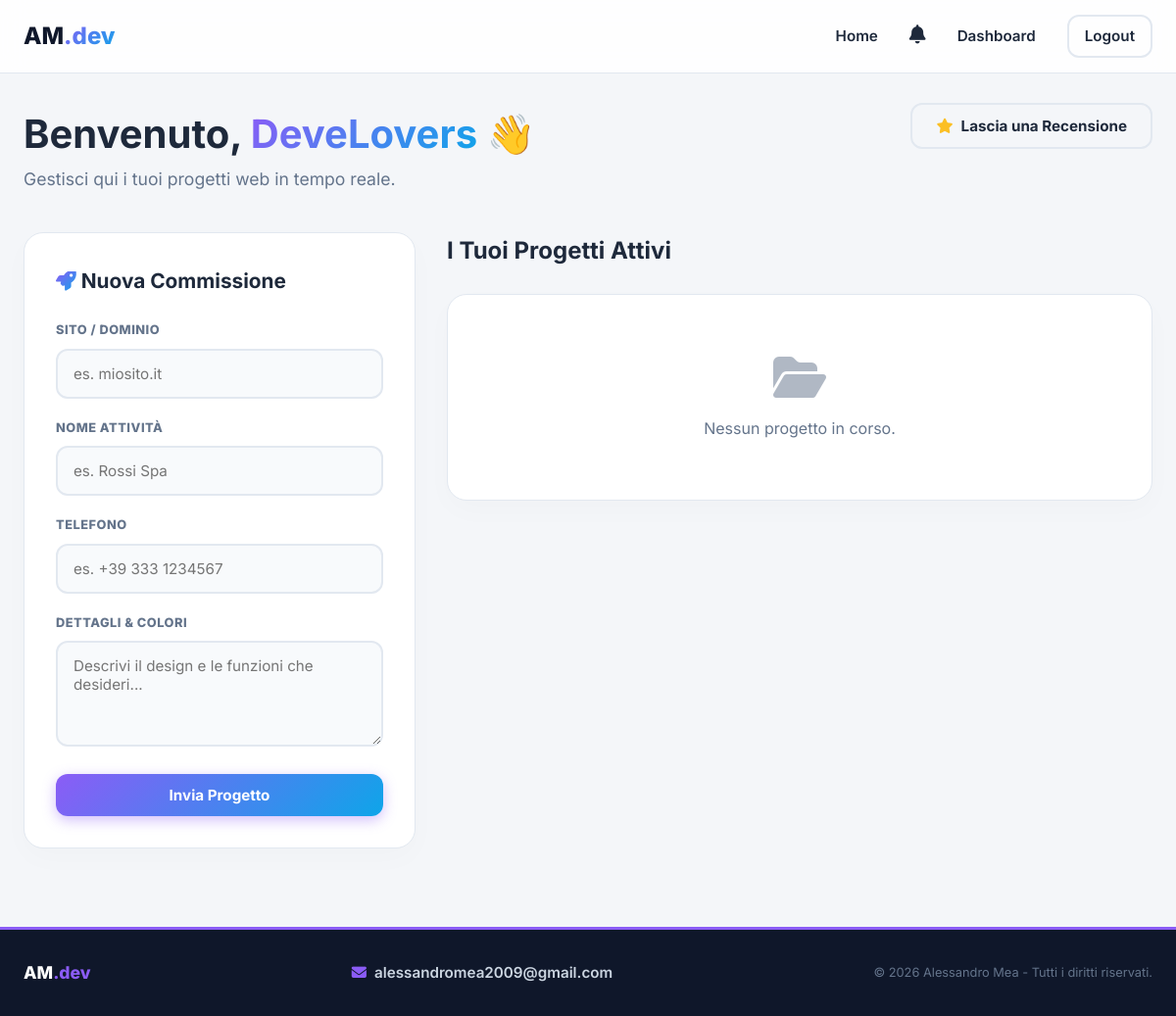
Before: /dashboard (signed in) with the older database file.
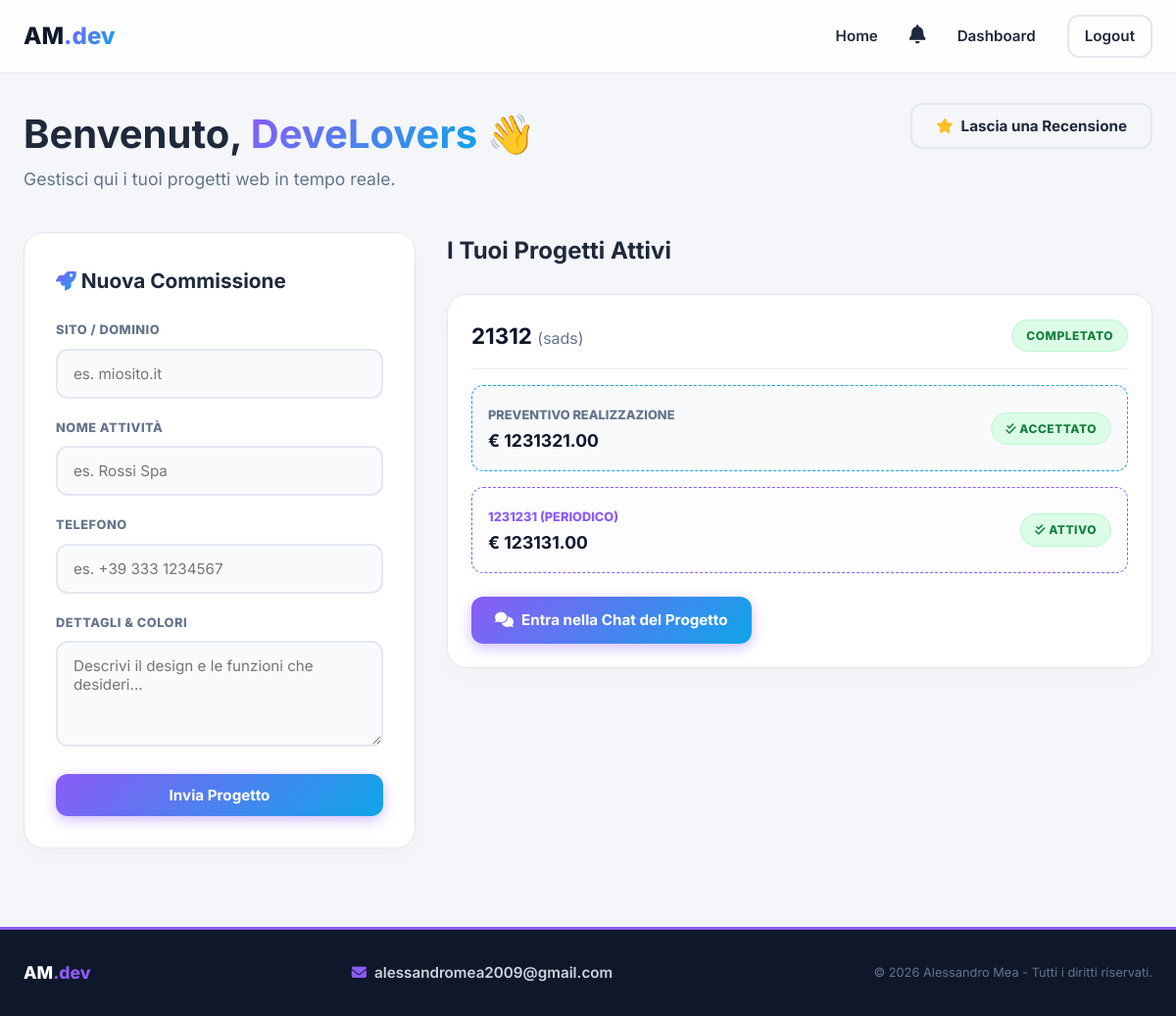
After: the same page with the newer database file.
### app.py (models this page shows)
class SiteRequest(db.Model):
    id = db.Column(db.Integer, primary_key=True)
    user_id = db.Column(db.Integer, db.ForeignKey('user.id'), nullable=False)
    site_name = db.Column(db.String(100), nullable=False)
    business_name = db.Column(db.String(100), nullable=False)
    description = db.Column(db.Text, nullable=False)
    phone = db.Column(db.String(20), nullable=False)
    status = db.Column(db.String(20), default='In Attesa')
    cost = db.Column(db.Float, default=0.0)
    quote_accepted = db.Column(db.Boolean, default=False)
    periodic_amount = db.Column(db.Float, default=0.0)
    periodic_desc = db.Column(db.String(200), default='')
    periodic_accepted = db.Column(db.Boolean, default=False)
    created_at = db.Column(db.DateTime, default=datetime.utcnow)
    messages = db.relationship('ChatMessage', backref='project', lazy=True, cascade="all, delete-orphan")

### app.py (the view, shortened to what this page needs)
@app.route('/dashboard', methods=['GET', 'POST'])
@login_required
def dashboard():
    if current_user.is_admin:
        return redirect(url_for('admin'))
    user_requests = SiteRequest.query.filter_by(user_id=current_user.id).order_by(SiteRequest.created_at.desc()).all()
    return render_template('dashboard.html', requests=user_requests)

### app.py (called while the page is built)
@login_manager.user_loader
def load_user(user_id):
    return User.query.get(int(user_id))

@app.context_processor
def inject_notifications():
    if current_user.is_authenticated:
        unread = Notification.query.filter_by(user_id=current_user.id, is_read=False).count()
        return dict(unread_notifications=unread)
    return dict(unread_notifications=0)

### templates/dashboard.html (shortened to what the changed rows need)
{% extends 'base.html' %}
{% block content %}
<div
    style="display: flex; justify-content: space-between; align-items: flex-start; margin-bottom: 40px; flex-wrap: wrap; gap: 20px;">
    <div>
        <h2 style="font-size: 2.5rem;">Benvenuto, <span class="text-neon">{{ current_user.name }}</span> 👋</h2>
    </div>
</div>
{% if not current_user.is_admin %}
<div style="display: grid; grid-template-columns: 1fr 1.8fr; gap: 32px; align-items: start;">
{% else %}
<div style="display: grid; grid-template-columns: 1fr; gap: 32px; align-items: start;">
{% endif %}
    <div style="display: flex; flex-direction: column; gap: 24px;">
        <h3 style="font-size: 1.5rem;">I Tuoi Progetti Attivi</h3>
        {% if not requests %}
        <div class="neon-card" style="text-align: center; color: var(--text-muted); padding: 60px;">
            <i class="fa-solid fa-folder-open" style="font-size: 3rem; margin-bottom: 16px; opacity: 0.5;"></i><br>
            Nessun progetto in corso.
        </div>
        {% else %}
        {% for req in requests %}
        <div class="neon-card" style="padding: 24px;">
            <div
                style="display: flex; justify-content: space-between; align-items: center; border-bottom: 1px solid var(--border-color); padding-bottom: 16px; margin-bottom: 16px;">
                <h4 style="font-size: 1.4rem; color: var(--primary-dark);">{{ req.site_name }} <span
                        style="font-weight: 400; color: var(--text-muted); font-size: 1rem;">({{ req.business_name
                        }})</span></h4>
                <span
                    class="badge {% if req.status == 'In Attesa' %}badge-pending{% elif req.status == 'In Lavorazione' %}badge-progress{% else %}badge-completed{% endif %}">
                    {{ req.status }}
                </span>
            </div>
            {% if req.cost > 0 %}
            <div class="finance-box">
                <div>
                    <span
                        style="font-size: 0.8rem; font-weight: 800; color: var(--text-muted); text-transform: uppercase;">Preventivo
                        Realizzazione</span><br>
                    <strong>€ {{ "%.2f"|format(req.cost) }}</strong>
                </div>
                {% if not current_user.is_admin %}
                {% if not req.quote_accepted %}
                <form method="POST" action="/dashboard/accept_quote/{{ req.id }}">
                    <button type="submit" class="btn btn-success btn-sm"
                        style="padding: 8px 16px; font-size: 0.85rem;"><i class="fa-solid fa-check"></i> Accetta
                        Preventivo</button>
                </form>
                {% else %}
                <span class="badge badge-completed"><i class="fa-solid fa-check-double"></i> Accettato</span>
                {% endif %}
                {% endif %}
            </div>
            {% endif %}
            {% if req.periodic_amount > 0 %}
            <div class="finance-box" style="border-color: var(--accent-purple); background: #fdfcff;">
                <div>
                    <span
                        style="font-size: 0.8rem; font-weight: 800; color: var(--accent-purple); text-transform: uppercase;">{{
                        req.periodic_desc }} (Periodico)</span><br>
                    <strong>€ {{ "%.2f"|format(req.periodic_amount) }}</strong>
                </div>
                {% if not current_user.is_admin %}
                {% if not req.periodic_accepted %}
                <form method="POST" action="/dashboard/accept_periodic/{{ req.id }}">
                    <button type="submit" class="btn btn-primary btn-sm"
                        style="padding: 8px 16px; font-size: 0.85rem;"><i class="fa-solid fa-check"></i> Approva
                        Abbonamento</button>
                </form>
                {% else %}
                <span class="badge badge-completed"><i class="fa-solid fa-check-double"></i> Attivo</span>
                {% endif %}
                {% endif %}
            </div>
            {% endif %}
            <div style="margin-top: 24px;">
                <a href="/chat/{{ req.id }}" class="btn btn-primary">
                    <i class="fa-solid fa-comments"></i> Entra nella Chat del Progetto
                </a>
            </div>
        </div>
        {% endfor %}
        {% endif %}
    </div>
</div>
{% endblock %}

Changed rows visible on the page:
added SiteRequest: site_name "21312", business_name "sads", status "COMPLETATO", cost "1231321.00", quote_accepted True (drawn), periodic_desc "1231231", periodic_amount "123131.00", periodic_accepted True (drawn)
Other visible differences:
text no longer shown: "Nessun progetto in corso."
